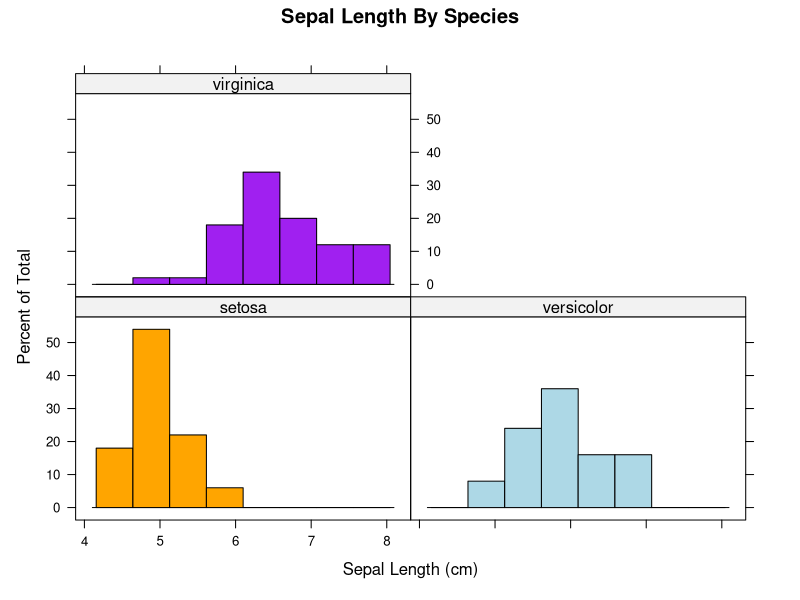
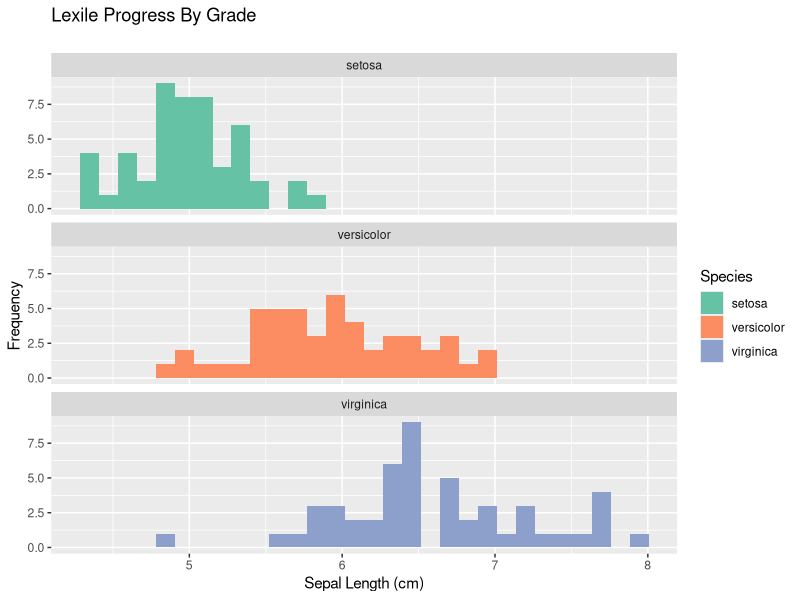

R code for these plots, in order:
library(lattice)
library(ggplot2)
data(iris)
summary(iris)
attach(iris)
histogram(~ Sepal.Length | Species,
          col=c("orange","lightblue","purple"),
          main="Sepal Length By Species",
          xlab="Sepal Length (cm)",
          panel=function(x, col=col,...){
            panel.histogram(x,col=col[packet.number()],...) #gets color for each panel
          })
?hist

ggplot(data = iris, aes(x=Sepal.Length)) +
  geom_histogram(aes(fill=Species)) +
  scale_fill_brewer(palette="Set2") +
  facet_wrap( ~ Species, ncol=1) +
  xlab("Sepal Length (cm)") +
  ylab("Frequency") +
  ggtitle("Lexile Progress By Grade\n")
